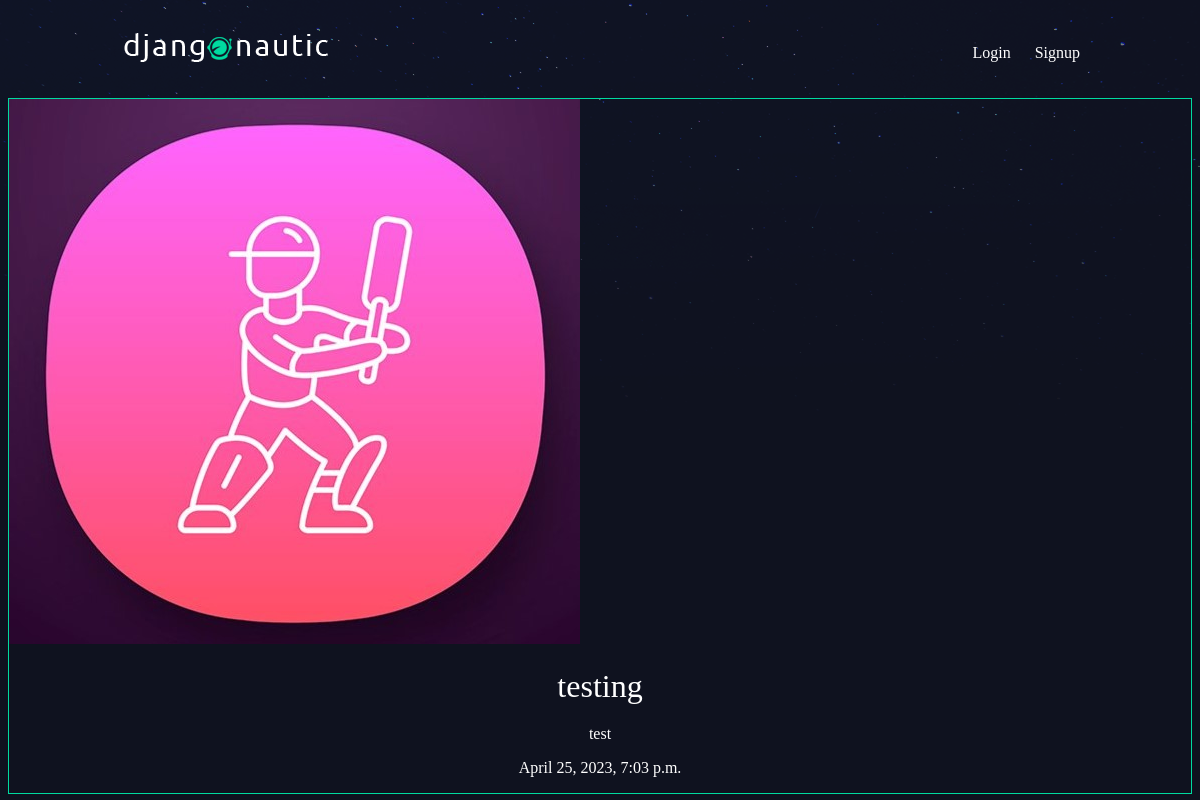
Page /Post/hello/ on the committed database.
### Post/models.py (models this page shows, shortened)
class Post(models.Model):
    Title = models.CharField(max_length=100)
    Slug = models.SlugField()
    Body = models.TextField()
    Date = models.DateTimeField(auto_now_add=True)
    thumb = models.ImageField(default= 'hi.jpg', blank= True)
    author = models.ForeignKey(User, on_delete=models.CASCADE,default=None)

### Post/views.py (the view)
# urls.py: path('<slug:slug>/',views.post_detail, name="detail"),
def post_detail(request, slug):
   post = Post.objects.get(Slug= slug)
   return render(request, 'post_detail.html', {'post':post})

### Post/templates/post_detail.html
{% extends 'base_layout.html' %}
{% block content %}
<div class="post-detail">
    <div class="post">
        <img src="{{post.thumb.url}}">
        <h2>{{post.Title}}</h2>
        <p> {{post.Body}}</p>
        <p>{{post.Date}}</p>
    </div>
</div>
{% endblock %}

### assets/styles.css (style rules this page uses)
body { background-color: #0f121f; background-image: url(/static/stars.png); background-repeat: no-repeat; color: #fff; }
body * { font-family: Ubuntu; }
h1, h2, h3, h4, h5 { font-weight: normal; margin: 0; }
.post { padding: 10px; border: 1px solid #00dba0; position: relative; padding-bottom: 40px; }
.post h2 { font-size:1.2em; }
.post-detail .post { padding:0; }
.post-detail .post img { max-width: 100%; }
.post-detail .post h2 { text-align: center; margin: 20px auto; font-size:2em; }
.post-detail .post p { text-align: center; }

### rows in the picture
Post: thumb (picture), Title "testing", Body "test", Date "April 25, 2023, 7:03 p.m."
